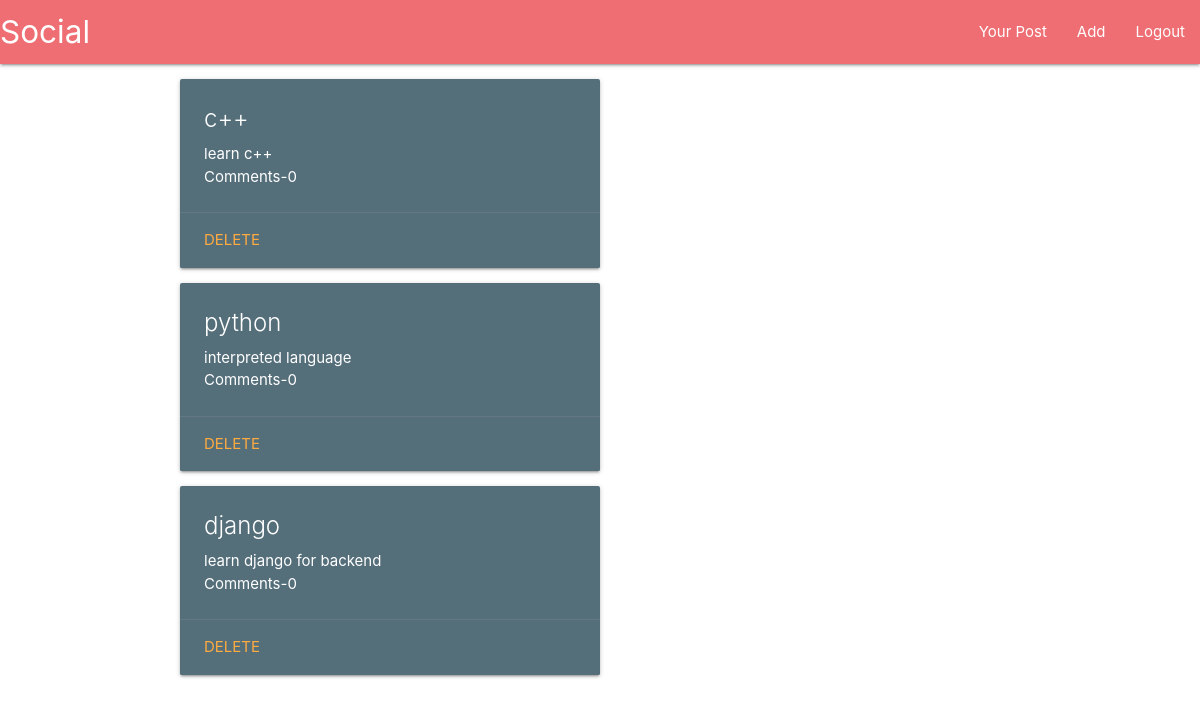
The page /wall/ (signed in) on the database as committed earlier.
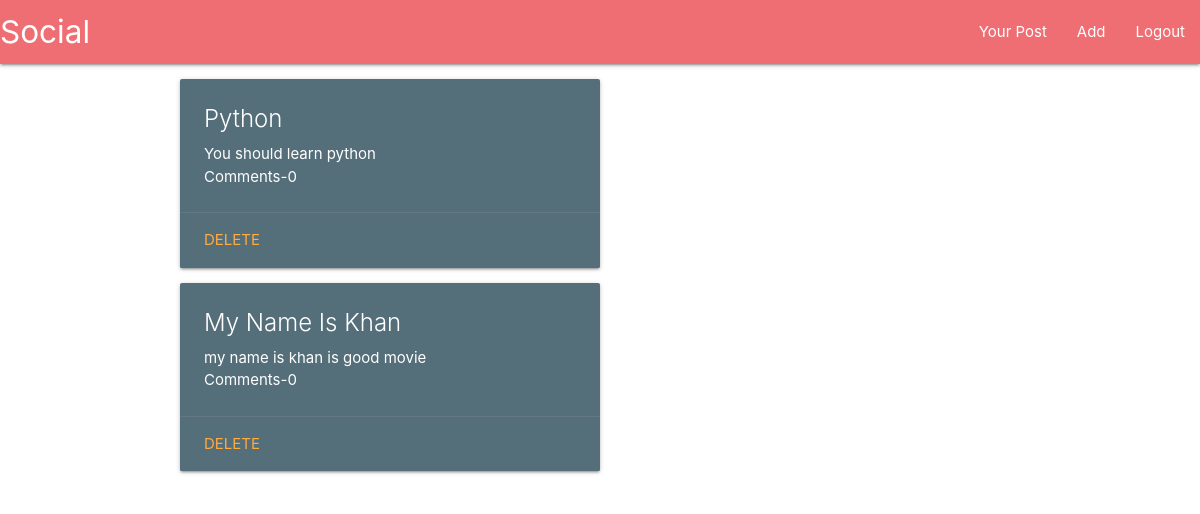
The same page on the database as committed later.
### reminderlist/models.py (models this page shows)
class Post(models.Model):
    user = models.ForeignKey(User,on_delete=models.CASCADE,default=1)
    title = models.CharField(max_length=1024)
    description = models.TextField()
    def __str__(self):
        return self.title

### reminderlist/views.py (the view)
# urls.py: path('wall/',views.wall,name='wall'),
@login_required(login_url='/auth/login')
def wall(request):
    posts = models.Post.objects.all()
    a=[]
    for post in posts:
        if post.user.id==request.user.id:
            a.append(post)
    context={
        "a":a
    }
    return render(request,'social/wall.html',context)

### templates/social/wall.html
{% extends 'base.html' %}
{% block content %}
<div class="row">
    <div class="col s12 m6">
        <ul>
            {% for item in a %}
                <div class="card blue-grey darken-1 row">
                    <div class="card-content white-text">
                        <div class="card-title"><li>{{item}}</li></div>
                        <p>{{ item.description }}</p>
                        <p>Comments-{{item.comment_set.count}}</p>
                        </div>
                        <div class="card-action">
                        <a href="{% url 'delete_activity' item.id %}">Delete</a>
                    </div>
                </div>
            {% endfor %}
        </ul>
    </div>
  </div>
{% endblock %}

### templates/base.html (shortened to what this page needs)
<!DOCTYPE html>
<html lang="en">
<head>
     <link rel="stylesheet" href="https://cdnjs.cloudflare.com/ajax/libs/materialize/1.0.0/css/materialize.min.css">
</head>
<body>
  <nav>
    <div class="nav-wrapper">
      <a href="#" class="brand-logo">Social</a>
      <ul id="nav-mobile" class="right hide-on-med-and-down">
        {% if user.is_authenticated %}
          <li><a href="{% url 'wall' %}">Your Post</a>/li>
          <li><a href="{% url 'create_activity' %}">Add</a>/li>
        {% endif %}
        {% if user.is_authenticated %}
          <li><a href="{% url 'logout' %}">Logout</a></li>
        {% endif %}
      </ul>
    </div>
  </nav>
    <div class="container">
        {% block content %}
        {% endblock %}
    </div>
</body>
</html>

Rows that differ between the two databases and show on the page:
removed Post: title "c++", description "learn c++", comment_set.count "0"
removed Post: title "python", description "interpreted language", comment_set.count "0"
removed Post: title "django", description "learn django for backend", comment_set.count "0"
added Post: title "Python", description "You should learn python", comment_set.count "0"
added Post: title "My Name Is Khan", description "my name is khan is good movie", comment_set.count "0"
